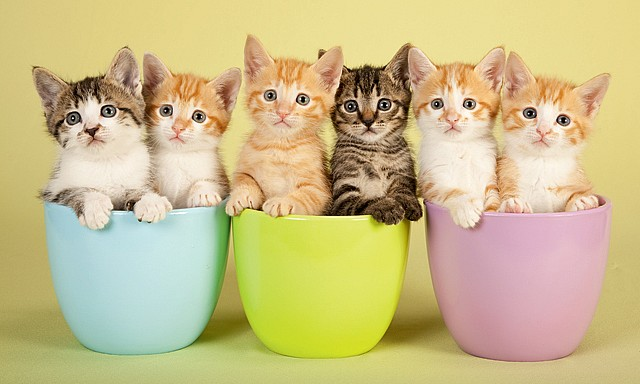
#> input picture tutorials/images/kittens.jpg, 640 x 384 px
$ python 10-1_color_space.py
#> lines starting #> are read from the running program, lines starting #| are printed output that depends on the picture; after the words box and inside, x2 and y2 are one past the last pixel; in counts of white or black regions, pixels touching at a corner belong together
import numpy as np
import cv2

I = cv2.imread("images/kittens.jpg")
#> I is the input picture: shape (384, 640, 3); mean B, G, R 136.3, 188.7, 202.8
cv2.imshow("Original image", I); cv2.waitKey(0)

# Convert to Grayscale
Igray = cv2.cvtColor(I, cv2.COLOR_BGR2GRAY)
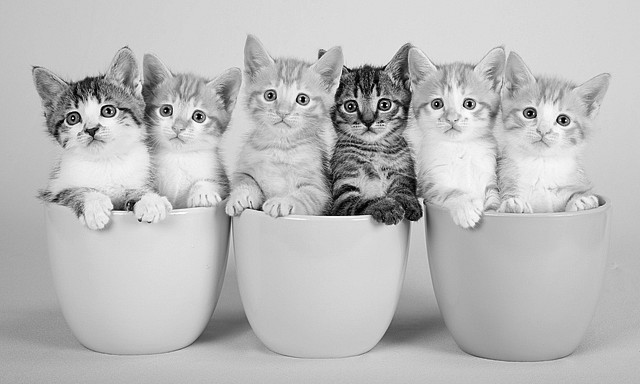
#> Igray: shape (384, 640); min 0, max 254, mean 186.9
cv2.imshow("Gray image", Igray); cv2.waitKey(0)
#cv2.destroyAllWindows()

# Convert to HSV
Ihsv = cv2.cvtColor(I, cv2.COLOR_BGR2HSV)
#> Ihsv: shape (384, 640, 3); mean H, S, V 39.8, 95.4, 207.6
# Extract and show only the Hue component
Ihue = Ihsv[:,:,0]
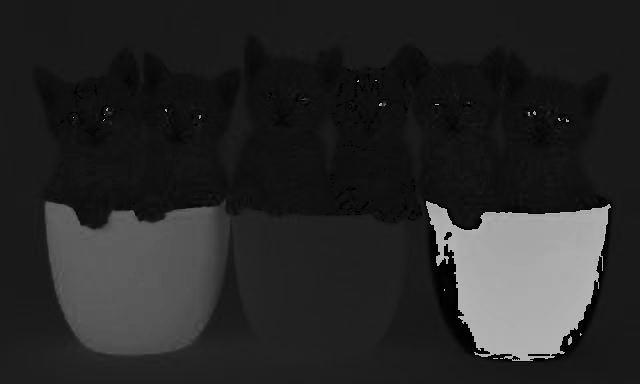
#> Ihue: shape (384, 640); min 0, max 179, mean 39.8
cv2.imshow("Hue", Ihue); cv2.waitKey(0)

# Segment the yellow color using the "hue"
# ----------------------------------------
# Lower and upper bounds for yellow
lower_yellow = np.array([20, 50, 50])
upper_yellow = np.array([40, 255, 255])
# Mask that selects pixels within the bounds
mask = cv2.inRange(Ihsv, lower_yellow, upper_yellow)
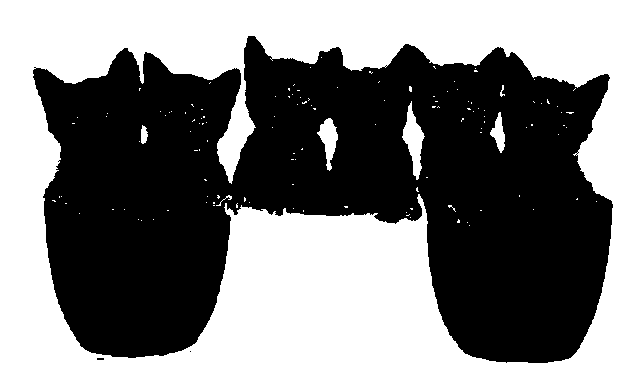
#> mask: shape (384, 640); 49.7% white; 130 white regions (123 under 20 px), largest, box (x1, y1, x2, y2) and area: (0, 0, 640, 384) 119894, (402, 101, 425, 180) 819, (317, 118, 338, 171) 553
# Apply the mast to the image to keep only the desired region
Iyellow = cv2.bitwise_and(I, I, mask=mask)
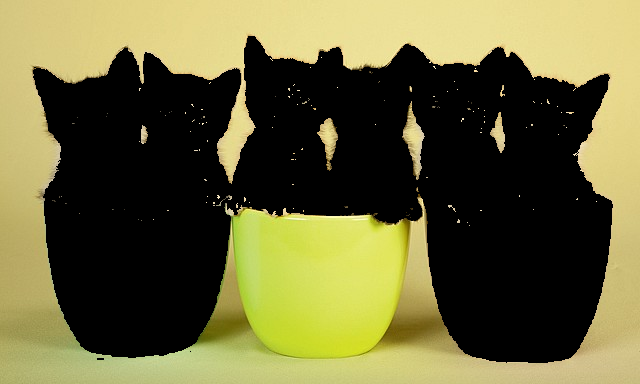
#> Iyellow: shape (384, 640, 3); mean B, G, R 58.3, 100.2, 103.9

# Show the image
cv2.imshow("Yellow part of the image", Iyellow)
cv2.waitKey(0)
cv2.destroyAllWindows()
